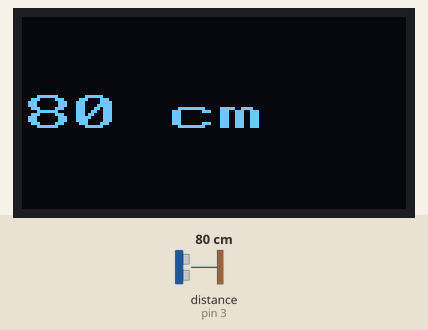
Simulated run of this sketch. Board: Arduino Uno, built with avr-gcc and run on an emulated ATmega328P. On the bench: 128×64 one-colour display. Wiring (inferred from the names in the program): ultrasonic range finder: trigger pin 3; echo pin 3. Inputs (shaded band) come from the test bench; at power-on: distance to the obstacle (sensor on pin 3) 80 cm. The echo pulse lasts 58.3 µs per cm.

Above: at 4.3 s.
4.4 s: distance to the obstacle (sensor on pin 3) set to 2 cm
At 4.9 s:
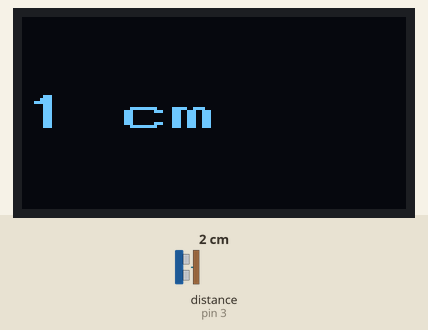
7.7 s: distance to the obstacle (sensor on pin 3) set to 4 cm
At 8.4 s:
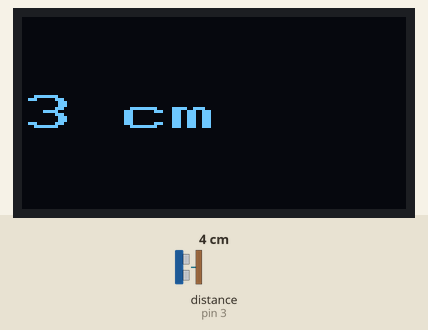
9.5 s: distance to the obstacle (sensor on pin 3) set to 9 cm
At 10.2 s:
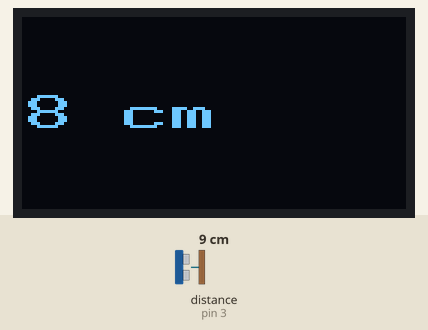
Timing chart, 0 to 12.5 s (numbered marks = the images above; inputs shaded):
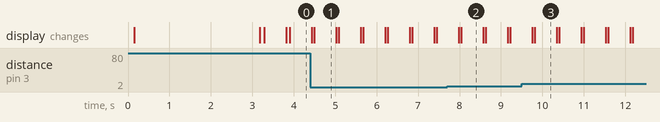

Measured:
- after the input at 4.4 s, the display: first differs from a run without the input after 0.09 s (image 1)
- after the input at 7.7 s, the display: first differs from a run without the input after 0.34 s (image 2)
- after the input at 9.5 s, the display: first differs from a run without the input after 0.31 s (image 3)
- what the display in image 1 shows lasts 0.5 s, from 4.5 s to 5.0 s

The sketch:

01_EntferunungLoesung.ino
```cpp
//Fehlerquelle: Arduino muss auf 5V eingestellt sein
//kleiner Schalter auf dem Grove Steckboard

#include <Arduino_SensorKit.h>

const int sensor = 3;  // D3 für den Ultraschallsensor

void setup() {
  Serial.begin(9600);  // Serial Monitor initialisieren (nur wenn benötigt)

  // OLED Display initialisieren
  Oled.begin();
  Oled.setFlipMode(false);
  Oled.setFont(u8x8_font_px437wyse700b_2x2_r);
  Oled.clear();

  // Begrüßungsnachricht
  Oled.setCursor(0, 0);
  Oled.print("Bereit");
  delay(3000);
  Oled.clear();
}

void loop() {
  // Messung durchführen
  pinMode(sensor, OUTPUT);
  digitalWrite(sensor, LOW);
  delayMicroseconds(2);
  digitalWrite(sensor, HIGH);
  delayMicroseconds(10);
  digitalWrite(sensor, LOW);

  pinMode(sensor, INPUT);
  long entfernung = pulseIn(sensor, HIGH) / 29 / 2;

  // Anzeige aktualisieren
  Oled.clear();
  Oled.setCursor(0, 3);
  Oled.print(entfernung);
  Oled.print(" cm");

  delay(500);
}
```
